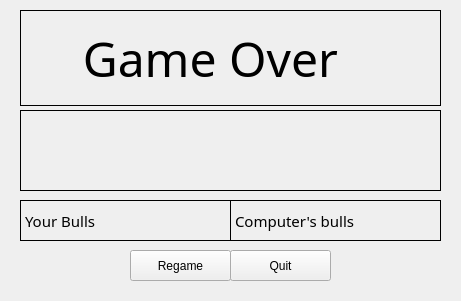
   <widget class="QWidget" name="endGameWidget" native="true">
    <property name="geometry">
     <rect>
      <x>200</x>
      <y>50</y>
      <width>461</width>
      <height>301</height>
     </rect>
    </property>
    <property name="cursor">
     <cursorShape>SplitVCursor</cursorShape>
    </property>
    <property name="autoFillBackground">
     <bool>false</bool>
    </property>
    <property name="styleSheet">
     <string notr="true">background-image: url(:/images/images/score.jpg);
border-color: rgb(255, 0, 127);
font: 87 9pt &quot;Arial Black&quot;;</string>
    </property>
    <widget class="QLabel" name="gameOverLabel_3">
     <property name="geometry">
      <rect>
       <x>20</x>
       <y>10</y>
       <width>421</width>
       <height>96</height>
      </rect>
     </property>
     <property name="font">
      <font>
       <family>Arial Black</family>
       <pointsize>36</pointsize>
       <weight>10</weight>
       <italic>false</italic>
       <bold>false</bold>
      </font>
     </property>
     <property name="styleSheet">
      <string notr="true">font: 87 36pt &quot;Arial Black&quot;;</string>
     </property>
     <property name="frameShape">
      <enum>QFrame::Box</enum>
     </property>
     <property name="text">
      <string>    Game Over</string>
     </property>
    </widget>
    <widget class="QLabel" name="playerBullsLabel_3">
     <property name="geometry">
      <rect>
       <x>20</x>
       <y>200</y>
       <width>211</width>
       <height>41</height>
      </rect>
     </property>
     <property name="font">
      <font>
       <family>Arial Black</family>
       <pointsize>11</pointsize>
       <weight>10</weight>
       <italic>false</italic>
       <bold>false</bold>
      </font>
     </property>
     <property name="styleSheet">
      <string notr="true">font: 87 11pt &quot;Arial Black&quot;;</string>
     </property>
     <property name="frameShape">
      <enum>QFrame::Box</enum>
     </property>
     <property name="text">
      <string>Your Bulls</string>
     </property>
    </widget>
    <widget class="QLabel" name="comBullsLabel_3">
     <property name="geometry">
      <rect>
       <x>230</x>
       <y>200</y>
       <width>211</width>
       <height>41</height>
      </rect>
     </property>
     <property name="font">
      <font>
       <family>Arial Black</family>
       <pointsize>11</pointsize>
       <weight>10</weight>
       <italic>false</italic>
       <bold>false</bold>
      </font>
     </property>
     <property name="styleSheet">
      <string notr="true">font: 87 11pt &quot;Arial Black&quot;;</string>
     </property>
     <property name="frameShape">
      <enum>QFrame::Box</enum>
     </property>
     <property name="text">
      <string>Computer's bulls</string>
     </property>
    </widget>
    <widget class="QPushButton" name="quitButton_3">
     <property name="geometry">
      <rect>
       <x>230</x>
       <y>250</y>
       <width>101</width>
       <height>31</height>
      </rect>
     </property>
     <property name="text">
      <string>Quit</string>
     </property>
    </widget>
    <widget class="QLabel" name="decWinnerLabel_3">
     <property name="geometry">
      <rect>
       <x>20</x>
       <y>110</y>
       <width>421</width>
       <height>81</height>
      </rect>
     </property>
     <property name="font">
      <font>
       <family>Arial Black</family>
       <pointsize>9</pointsize>
       <weight>10</weight>
       <italic>false</italic>
       <bold>false</bold>
      </font>
     </property>
     <property name="cursor">
      <cursorShape>OpenHandCursor</cursorShape>
     </property>
     <property name="frameShape">
      <enum>QFrame::Box</enum>
     </property>
     <property name="text">
      <string/>
     </property>
    </widget>
    <widget class="QPushButton" name="RegameButton">
     <property name="geometry">
      <rect>
       <x>130</x>
       <y>250</y>
       <width>101</width>
       <height>31</height>
      </rect>
     </property>
     <property name="text">
      <string>Regame</string>
     </property>
    </widget>
   </widget>
